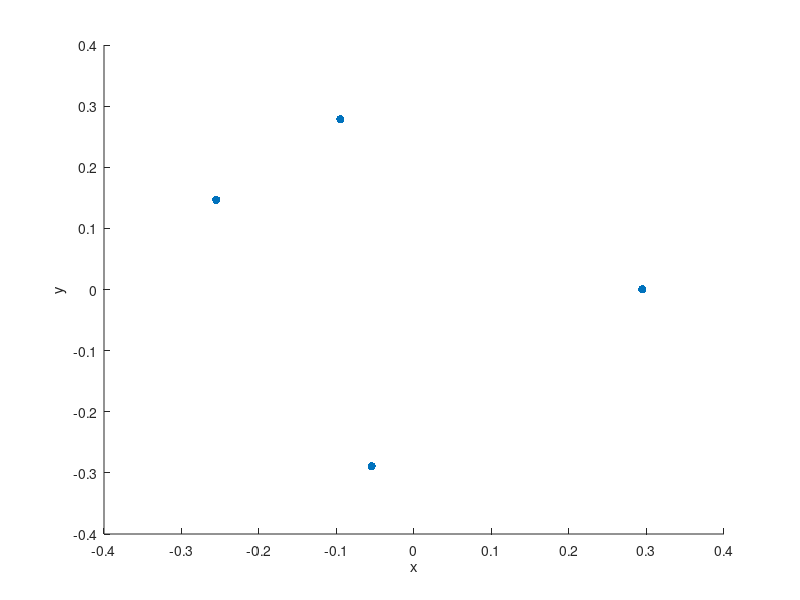

Recreate this plot in MATLAB. (Note: this script raises an error after producing the figure.)
clc
addpath('MultiAperture/');
addpath('Parabolic_Cylinder_Functions/')

% load test scene
load('test_scene.mat')
scene = scene(:,:,1);
figure
scatter(scene(:,2,1),scene(:,3,1),'filled','black')
xlabel('x')
ylabel('y')

% ---------------------- aperture --------------------------------- 

D = 30;
R = D/2;
d = 3;
r = d/2;
psf_tilde_sig = r/3; % standard deviation of a single aperture
ap1 = [0,0,R];
ap2 = [Polygon(2,0,'radius',R-r),r/3*ones(2,1)];

%aper_coords = Golay9(R); %aper_coords = [0,0];
%ap_num = size(aper_coords,1);
%aper_rads = psf_tilde_sig*ones(ap_num,1);  %aper_rads = R; 
%aperture = [aper_coords,aper_rads];
aperture = ap1;
ap_num = size(aperture,1);
aper_coords = aperture(:,1:2);
aper_rads = aperture(:,3);


% get the effective aperture diameter
if ap_num>1
    B = squareform(pdist(aper_coords));             % sub-aperture pairwise centroid distances
    D = aper_rads + aper_rads';                     % sub-aperture pairwise radius sums
    assert(all(triu(B,1) >= triu(D,1),'all'));      % check if any apertures overlap

    % set the effective aperture diameter to the minimum enclosing circle diameter
    cm_coords = aper_coords - mean(aper_coords,1);                          % get centered coordinates (with respect to centroid of centroids -- still need to prove with this works)
    tangent_pts = cm_coords + cm_coords.*aper_rads./vecnorm(cm_coords,2,2); % candidate tangent points where the enclosing circle might touch
    [~,~,R_eff] = SmallestEnclosingCircle(tangent_pts(:,1)',tangent_pts(:,2)'); % effective aperture radius
    D_eff = 2*R_eff;
else
    R_eff = aper_rads(1);
    D_eff = 2*R_eff;                         % set the effective aperture diameter to that of the input aperture
end


% The rayleigh length of the multi-aperture system is defined to be the
% same rayleigh length as a single circular hard aperture with diameter
% D_eff, where D_eff is the diameter of the minimum enclosing circle 
% that contains all of the sub-apertures.
%rl = 2*pi * 1.2197/D_eff; % rayleigh length in units of [rads/length]
rl = 1;


% ----------------- Hermite-Gaussian Local-Aperture Modes----------------
% KWAN WORKS IN COORDINATES WITH DIMENSIONS OF RAYLEIGH LENGTH. SO WE MUST
% DEFINE THE GS BASIS MODES AS FUNCTIONS OF POSITION SPACE COORDINATES WITH
% UNITS OF RAYLEIGH. 
max_order = 3; 
n_HG_modes = max_order + 1;                            % number of 1D HG modes
N_modes = ap_num*(max_order+1)*(max_order+2)/2;     % number of local aperture 2D HG modes
[pj,qj,uj] = Indices_HG_GMMAperture(max_order,ap_num); % vector of linear index map for each mode
U = dftmtx(ap_num);
psf_sig = rl;


save('aperture.mat','aperture','U','n_HG_modes','N_modes','pj','qj','uj','psf_sig')
scene = [.5,0,0;
         .5,0,0];


measurement_multipho(scene(:,:,1), ...
                     'n_max',2, ...
                     'n_pho_group', 10000, ...
                     'n_pho_SLD', 200000, ... % number of photons used throughout bayesian update
                     'n_imag_mu', 10000,...
                     'n_pri',2,...
                     'bri_known',1,...
                     'proj_method','Personick',...
                     'per_eps', 0,...% 0<=per_eps<=1; HG 0 mode background
                     'n_HG_modes', N_modes...
                    ); 

 measurement_multipho(scene(:,:,1), ...
                     'n_max', 4, ...
                     'n_imag_mu', 500000, ...
                     'use_SLD', 0);


